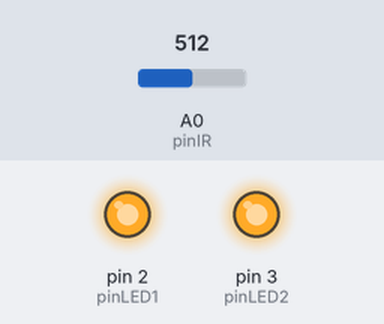
A sketch run on a simulated Arduino Uno, built with avr-gcc and run on an emulated ATmega328P. On the bench: output pins drawn as LEDs (lit = HIGH). The test bench sets the inputs (shaded band); at power-on: A0 (pinIR) = 512. What the sketch prints to the serial monitor is not drawn.

Above: at 2.0 s.
At 14.0 s:
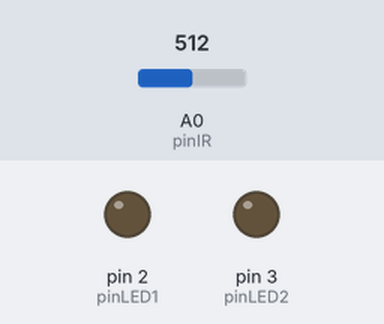
Timing chart, 0 to 31.2 s (numbered marks = the images above):
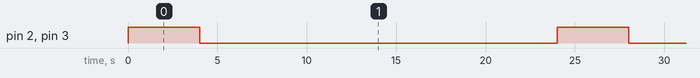

Measured:
- by itself, pin 2 (pinLED1), pin 3 (pinLED2): alternates HIGH for 4.0 s and LOW for 20.0 s

The sketch:

car_detect.ino
```cpp
//Parameters
const int pinIR = A0;
const int pinLED1 = 2;
const int pinLED2 = 3;

//Variables
int IRval  = 0;

void setup() {
  //Init Serial USB
  Serial.begin(9600);

  pinMode(pinIR, INPUT);
  pinMode(pinLED1, OUTPUT);
  pinMode(pinLED2, OUTPUT);
  digitalWrite(pinLED1, LOW);
  digitalWrite(pinLED2, LOW);
}

void loop() {
  IR_sharp();
}

void IR_sharp( ) {
  ////Read distance sensor
  IRval = analogRead(pinIR);
  delay(10);
  if (IRval > 220) {
    car_detected();
  }
}

void car_detected (){
  digitalWrite(pinLED1, HIGH);
  digitalWrite(pinLED2, HIGH);
  delay(1000);
  Serial.print('a');
  delay(3000);
  digitalWrite(pinLED1, LOW);
  digitalWrite(pinLED2, LOW);
  delay(20000);
}
```
